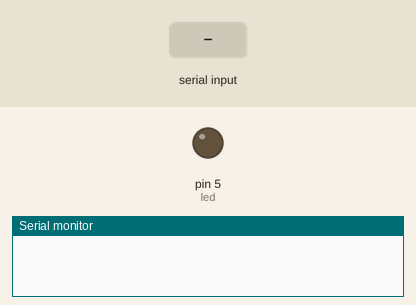
Simulated run of this sketch. Board: Arduino Uno, built with avr-gcc and run on an emulated ATmega328P. On the bench: output pins drawn as LEDs (lit = HIGH), the last lines printed to the serial monitor. The inputs (shaded band) are chosen by the test bench.

Above: at 1.2 s.
1.3 s: "TO" received over the second serial link
At 2.5 s:
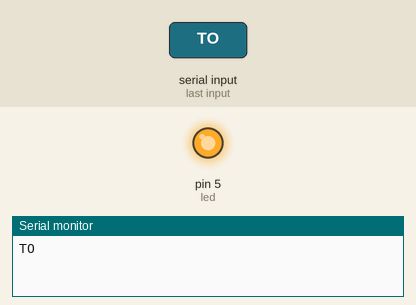
2.8 s: "90:45:200\n" received over the second serial link
At 3.4 s:
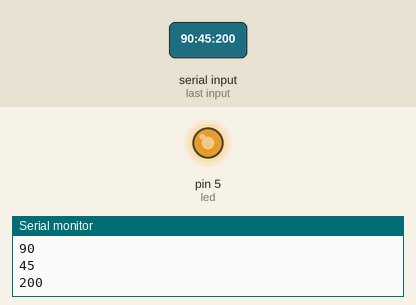
4.3 s: "30:150\n" received over the second serial link
At 5.3 s:
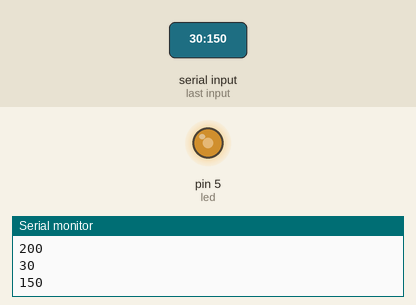
5.8 s: "90\n" received over the second serial link
At 7.0 s:
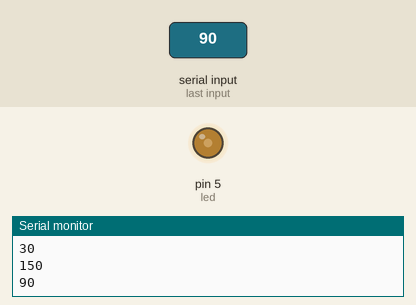
7.3 s: "200\n" received over the second serial link
At 8.3 s:
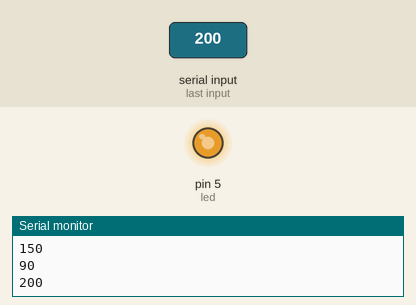
Timing chart, 0 to 9.8 s (numbered marks = the images above; inputs shaded):
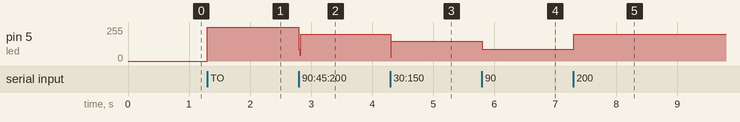

Measured:
- after the input at 1.3 s, pin 5 (led): 0/255 → 255/255 at once
- after the input at 2.8 s, pin 5 (led): 255/255 → 200/255 at once
- after the input at 4.3 s, pin 5 (led): 200/255 → 150/255 at once
- after the input at 5.8 s, pin 5 (led): 150/255 → 90/255 at once
- after the input at 7.3 s, pin 5 (led): 90/255 → 200/255 at once

The sketch:

LED_Bluetooth.ino
```cpp
#include <SoftwareSerial.h>

#define led 5

char serialChar;
String command = "";
boolean ledon = false;
SoftwareSerial btSerial(10, 11); // RX, TX

void setup()
{
  //Init serials
  Serial.begin(57600);
  btSerial.begin(9600);
  //Led pin to output
  pinMode(led, OUTPUT);
}

void loop()
{
  //Read Bluetooth serial
  while (btSerial.available() > 0)
  {
    serialChar = ((byte)btSerial.read());
    if (serialChar == ':')
      break;
    else
      command += serialChar; //Append current char to command string
    delay(1);
  }
  //If command string isn't empty...
  if (command.length() > 0) {

    if (command == "TO")        // Turn on LED command from phone
    {
      ledOn();
      ledon = true;
      Serial.println(command);
    }
    else if (command == "TF")   // Turn off LED command from phone
    {
      ledOff();
      ledon = false;
      Serial.println(command);
    }
    else if ((command.toInt() >= 0) && (command.toInt() <= 255))
    {
      if (ledon == true)
      {
        // Change brightness of LED
        analogWrite(led, command.toInt());
        Serial.println(command);
        delay(10);
      }
    }
    command = "";
  }

}

void ledOn() {
  analogWrite(led, 255);
  delay(1);
}

void ledOff() {
  analogWrite(led, 0);
  delay(1);
}
```
